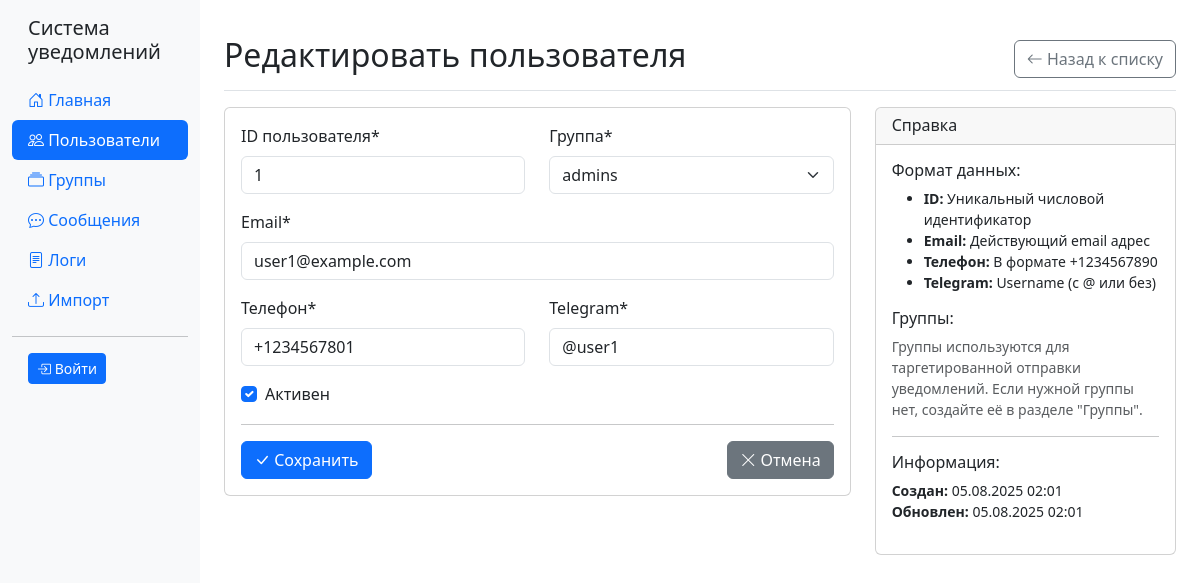
The page /users/1/edit/ (signed in) on the database as committed earlier.
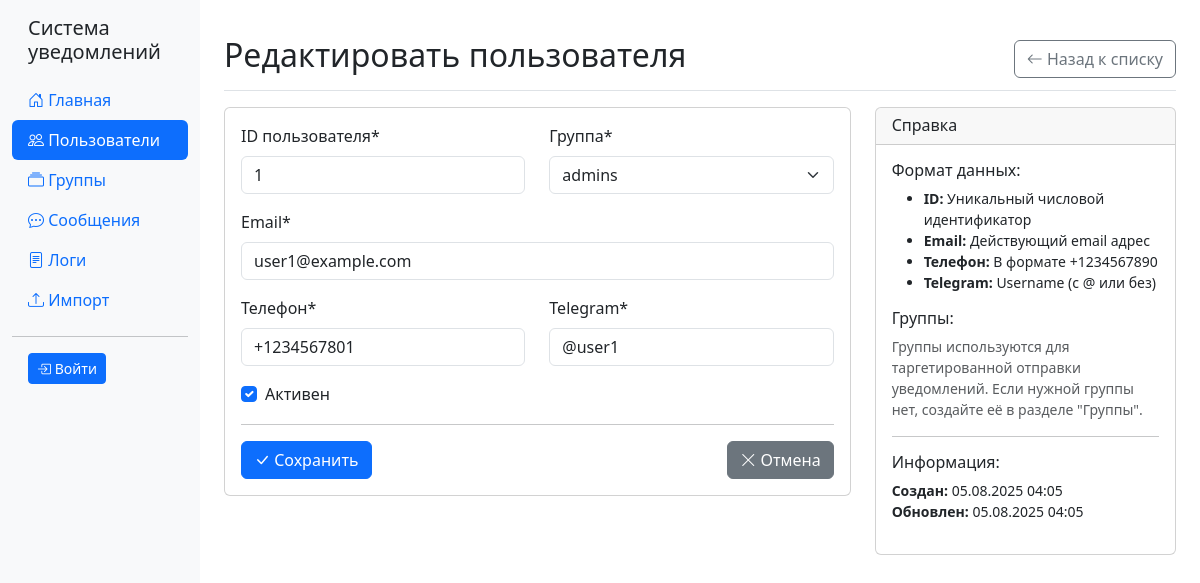
The same page on the database as committed later.
### notifications/models.py (models this page shows, shortened)
class NotificationUser(models.Model):
    external_id = models.IntegerField(unique=True)
    email = models.EmailField()
    phone = models.CharField(max_length=20)
    telegram = models.CharField(max_length=100)
    telegram_chat_id = models.BigIntegerField(null=True, blank=True)  # Автоматически собираемый chat_id
    group = models.ForeignKey(UserGroup, on_delete=models.CASCADE, related_name='users')
    is_active = models.BooleanField(default=True)
    created_at = models.DateTimeField(auto_now_add=True)
    updated_at = models.DateTimeField(auto_now=True)
    class Meta:
        verbose_name = "Пользователь уведомлений"
        verbose_name_plural = "Пользователи уведомлений"

### notifications/views.py (the view)
# urls.py: path('users/<int:user_id>/edit/', views.user_edit, name='user_edit'),
@login_required
def user_edit(request, user_id):
    user = get_object_or_404(NotificationUser, id=user_id)
    if request.method == 'POST':
        form = NotificationUserForm(request.POST, instance=user)
        if form.is_valid():
            form.save()
            messages.success(request, 'Пользователь успешно обновлен')
            return redirect('user_list')
    else:
        form = NotificationUserForm(instance=user)
    return render(request, 'notifications/user_form.html', {
        'form': form,
        'title': 'Редактировать пользователя',
        'user': user
    })

### notifications/models.py (called while the page is built)
    def __str__(self):
        return self.name

### templates/notifications/user_form.html (shortened to what this page needs)
{% extends 'base.html' %}
{% load crispy_forms_tags %}
{% block content %}
<div class="d-flex justify-content-between flex-wrap flex-md-nowrap align-items-center pt-3 pb-2 mb-3 border-bottom">
    <h1 class="h2">{{ title }}</h1>
    <div class="btn-toolbar mb-2 mb-md-0">
        <a href="{% url 'user_list' %}" class="btn btn-outline-secondary">
            <i class="bi bi-arrow-left"></i> Назад к списку
        </a>
    </div>
</div>
<div class="row">
    <div class="col-md-8">
        <div class="card">
            <div class="card-body">
                <form method="post">
                    <div class="row">
                        <div class="col-md-6">
                            {{ form.external_id|as_crispy_field }}
                        </div>
                        <div class="col-md-6">
                            {{ form.group|as_crispy_field }}
                        </div>
                    </div>
                    <div class="row">
                        <div class="col-md-12">
                            {{ form.email|as_crispy_field }}
                        </div>
                    </div>
                    <div class="row">
                        <div class="col-md-6">
                            {{ form.phone|as_crispy_field }}
                        </div>
                        <div class="col-md-6">
                            {{ form.telegram|as_crispy_field }}
                        </div>
                    </div>
                    <div class="row">
                        <div class="col-md-12">
                            <div class="form-check">
                                {{ form.is_active }}
                                <label class="form-check-label" for="{{ form.is_active.id_for_label }}">
                                    {{ form.is_active.label }}
                                </label>
                            </div>
                        </div>
                    </div>
                    <hr>
                    <div class="d-flex justify-content-between">
                        <button type="submit" class="btn btn-primary">
                            <i class="bi bi-check-lg"></i> Сохранить
                        </button>
                        <a href="{% url 'user_list' %}" class="btn btn-secondary">
                            <i class="bi bi-x-lg"></i> Отмена
                        </a>
                    </div>
                </form>
            </div>
        </div>
    </div>
    <div class="col-md-4">
        <div class="card">
            <div class="card-header">
                <h6 class="mb-0">Справка</h6>
            </div>
            <div class="card-body">
                <h6>Формат данных:</h6>
                <ul class="small">
                    <li><strong>ID:</strong> Уникальный числовой идентификатор</li>
                    <li><strong>Email:</strong> Действующий email адрес</li>
                    <li><strong>Телефон:</strong> В формате +1234567890</li>
                    <li><strong>Telegram:</strong> Username (с @ или без)</li>
                </ul>
                <h6 class="mt-3">Группы:</h6>
                <p class="small text-muted">
                    Группы используются для таргетированной отправки уведомлений.
                    Если нужной группы нет, создайте её в разделе "Группы".
                </p>
                {% if user %}
                    <hr>
                    <h6>Информация:</h6>
                    <p class="small">
                        <strong>Создан:</strong> {{ user.created_at|date:"d.m.Y H:i" }}<br>
                        <strong>Обновлен:</strong> {{ user.updated_at|date:"d.m.Y H:i" }}
                    </p>
                {% endif %}
            </div>
        </div>
    </div>
</div>
{% endblock %}

### templates/base.html (shortened to what this page needs)
<!DOCTYPE html>
<html lang="ru">
<head>
    <link href="https://cdn.jsdelivr.net/npm/bootstrap@5.3.0/dist/css/bootstrap.min.css" rel="stylesheet">
    <link href="https://cdn.jsdelivr.net/npm/bootstrap-icons@1.10.0/font/bootstrap-icons.css" rel="stylesheet">
</head>
<body>
    <div class="container-fluid">
        <div class="row">
            <nav class="col-md-3 col-lg-2 d-md-block sidebar">
                <div class="position-sticky pt-3">
                    <h5 class="px-3 mb-3">Система уведомлений</h5>
                    <ul class="nav nav-pills flex-column mb-auto">
                        <li class="nav-item">
                            <a href="{% url 'dashboard' %}" class="nav-link {% if request.resolver_match.url_name == 'dashboard' %}active{% endif %}">
                                <i class="bi bi-house-door"></i> Главная
                            </a>
                        </li>
                        <li class="nav-item">
                            <a href="{% url 'user_list' %}" class="nav-link {% if 'user' in request.resolver_match.url_name %}active{% endif %}">
                                <i class="bi bi-people"></i> Пользователи
                            </a>
                        </li>
                        <li class="nav-item">
                            <a href="{% url 'group_list' %}" class="nav-link {% if 'group' in request.resolver_match.url_name %}active{% endif %}">
                                <i class="bi bi-collection"></i> Группы
                            </a>
                        </li>
                        <li class="nav-item">
                            <a href="{% url 'message_list' %}" class="nav-link {% if 'message' in request.resolver_match.url_name %}active{% endif %}">
                                <i class="bi bi-chat-dots"></i> Сообщения
                            </a>
                        </li>
                        <li class="nav-item">
                            <a href="{% url 'logs' %}" class="nav-link {% if request.resolver_match.url_name == 'logs' %}active{% endif %}">
                                <i class="bi bi-file-text"></i> Логи
                            </a>
                        </li>
                        <li class="nav-item">
                            <a href="{% url 'import_users' %}" class="nav-link {% if request.resolver_match.url_name == 'import_users' %}active{% endif %}">
                                <i class="bi bi-upload"></i> Импорт
                            </a>
                        </li>
                    </ul>
                    <hr>
                    <div class="px-3">
                        {% if user.is_authenticated %}
                            <p class="small text-muted mb-1">Вы вошли как:</p>
                            <p class="fw-bold mb-2">{{ user.username }}</p>
                            <a href="/logout/" class="btn btn-outline-secondary btn-sm">
                                <i class="bi bi-box-arrow-right"></i> Выйти
                            </a>
                        {% else %}
                            <a href="/admin/login/" class="btn btn-primary btn-sm">
                                <i class="bi bi-box-arrow-in-right"></i> Войти
                            </a>
                        {% endif %}
                    </div>
                </div>
            </nav>
            <main class="col-md-9 ms-sm-auto col-lg-10 px-md-4 main-content">
                {% block content %}
                {% endblock %}
            </main>
        </div>
    </div>
</body>
</html>

### templates/base.html (style rules this page uses)
body { background-color: #fff !important; }
.sidebar { background-color: #f8f9fa; min-height: 100vh; }
.nav-link.active { background-color: #0d6efd !important; color: white !important; }
.main-content { padding: 20px; background-color: #fff; }

Rows that differ between the two databases and show on the page:
changed NotificationUser "admins": created_at "05.08.2025 02:01" → "05.08.2025 04:05"; updated_at "05.08.2025 02:01" → "05.08.2025 04:05"
